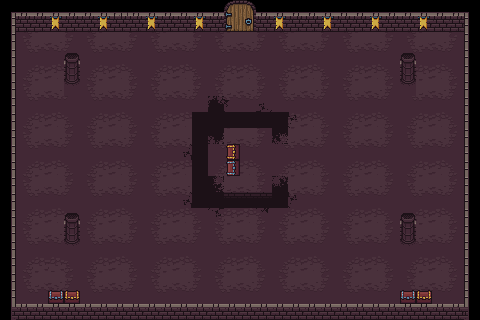

Rendered tile map (Tiled .tmx) drawn with the repository's tilesets; below, a short description and the map source with its tile grids summarised:
An orthogonal 30x20 tile map with 16x16 px tiles, 5 tile layers (Piso, Precipicio, Objetos, Pared, ...) and 17 objects.

<map version="1.10" tiledversion="1.11.2" orientation="orthogonal" renderorder="right-down" width="30" height="20" tilewidth="16" tileheight="16" infinite="0" nextlayerid="13" nextobjectid="55">
 <tileset firstgid="1" source="texturas.tsx" />
 <layer id="2" name="Piso" width="30" height="20">
  <data>[600 cells, 536 non-empty, 14 distinct tile ids]</data>
 </layer>
 <layer id="5" name="Precipicio" width="30" height="20">
  <data>[600 cells, 26 non-empty, 8 distinct tile ids]</data>
 </layer>
 <layer id="6" name="Objetos" width="30" height="20">
  <data>[600 cells, 17 non-empty, 5 distinct tile ids]</data>
 </layer>
 <layer id="1" name="Pared" width="30" height="20">
  <data>[600 cells, 66 non-empty, 11 distinct tile ids]</data>
 </layer>
 <layer id="3" name="Bordes" width="30" height="20">
  <data>[600 cells, 94 non-empty, 6 distinct tile ids]</data>
 </layer>
 <objectgroup id="9" name="colisiones">
  <object id="6" x="475.333" y="20.6667" height="13.3333" />
  <object id="12" x="464.5" y="12" width="4" height="308.5">
   <properties>
    <property name="colision" type="bool" value="true" />
   </properties>
  </object>
  <object id="14" x="11.5" y="12.5" width="4" height="307.5">
   <properties>
    <property name="colision" type="bool" value="true" />
   </properties>
  </object>
  <object id="26" x="66.3182" y="52.8864" width="11.25" height="15.4772">
   <properties>
    <property name="colision" type="bool" value="true" />
   </properties>
  </object>
  <object id="35" x="225.976" y="144.155" width="13.1028" height="3.16879">
   <properties>
    <property name="colision" type="bool" value="true" />
   </properties>
  </object>
  <object id="36" x="225.838" y="156.416" width="13.498" height="7.10063">
   <properties>
    <property name="colision" type="bool" value="true" />
   </properties>
  </object>
  <object id="37" x="17.7576" y="302.962" width="447.833" height="3.94694">
   <properties>
    <property name="colision" type="bool" value="true" />
   </properties>
  </object>
  <object id="38" x="256.459" y="11.822" width="207.083" height="3.68937">
   <properties>
    <property name="colision" type="bool" value="true" />
   </properties>
  </object>
  <object id="39" x="15.9585" y="12.1099" width="207.083" height="3.96208">
   <properties>
    <property name="colision" type="bool" value="true" />
   </properties>
  </object>
  <object id="43" x="66.375" y="213.261" width="11.25" height="15.4772">
   <properties>
    <property name="colision" type="bool" value="true" />
   </properties>
  </object>
  <object id="44" x="402.625" y="53.0114" width="11.25" height="15.4772">
   <properties>
    <property name="colision" type="bool" value="true" />
   </properties>
  </object>
  <object id="45" x="402.125" y="213.261" width="11.25" height="15.4772">
   <properties>
    <property name="colision" type="bool" value="true" />
   </properties>
  </object>
  <object id="52" x="220.182" y="11.0909" width="39.0909" height="4.18182">
   <properties>
    <property name="colision" type="bool" value="true" />
   </properties>
  </object>
  <object id="53" x="400.413" y="292.081" width="29.9928" height="6.17913">
   <properties>
    <property name="colision" type="bool" value="true" />
   </properties>
  </object>
  <object id="54" x="49.6808" y="291.213" width="29.9928" height="6.17913">
   <properties>
    <property name="colision" type="bool" value="true" />
   </properties>
  </object>
 </objectgroup>
 <objectgroup id="11" name="transiciones">
  <object id="49" x="228.458" y="-6.51135" width="24.7497" height="18.356">
   <properties>
    <property name="destino" value="sala2" />
    <property name="pasaMapa" type="bool" value="true" />
   </properties>
  </object>
 </objectgroup>
 <objectgroup id="12" name="puertas">
  <object id="51" x="224.428" y="0" width="32" height="32">
   <properties>
    <property name="capa" value="Pared" />
    <property name="tipo" value="puerta" />
   </properties>
  </object>
 </objectgroup>
</map>
